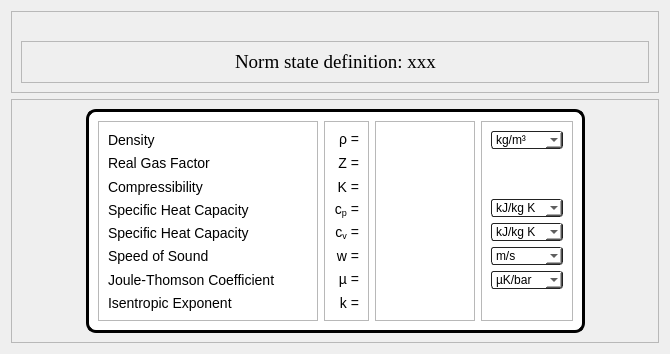
          <widget class="QWidget" name="pageNorm">
           <layout class="QVBoxLayout" name="verticalLayout_14">
            <item>
             <widget class="QFrame" name="frame_98">
              <property name="frameShape">
               <enum>QFrame::StyledPanel</enum>
              </property>
              <property name="frameShadow">
               <enum>QFrame::Raised</enum>
              </property>
              <layout class="QVBoxLayout" name="verticalLayout_12">
               <item>
                <spacer name="horizontalSpacer_6">
                 <property name="orientation">
                  <enum>Qt::Horizontal</enum>
                 </property>
                 <property name="sizeHint" stdset="0">
                  <size>
                   <width>404</width>
                   <height>20</height>
                  </size>
                 </property>
                </spacer>
               </item>
               <item>
                <widget class="QFrame" name="frame_14">
                 <property name="frameShape">
                  <enum>QFrame::StyledPanel</enum>
                 </property>
                 <property name="frameShadow">
                  <enum>QFrame::Raised</enum>
                 </property>
                 <layout class="QHBoxLayout" name="horizontalLayout_35">
                  <item>
                   <spacer name="horizontalSpacer_13">
                    <property name="orientation">
                     <enum>Qt::Horizontal</enum>
                    </property>
                    <property name="sizeHint" stdset="0">
                     <size>
                      <width>203</width>
                      <height>20</height>
                     </size>
                    </property>
                   </spacer>
                  </item>
                  <item>
                   <widget class="QLabel" name="labelNormStateDef">
                    <property name="font">
                     <font>
                      <family>Times New Roman</family>
                      <pointsize>14</pointsize>
                     </font>
                    </property>
                    <property name="text">
                     <string>&lt;html&gt;&lt;head/&gt;&lt;body&gt;&lt;p&gt;&lt;span style=&quot; font-size:14pt;&quot;&gt;Norm state definition: xxx&lt;/span&gt;&lt;/p&gt;&lt;/body&gt;&lt;/html&gt;</string>
                    </property>
                   </widget>
                  </item>
                  <item>
                   <spacer name="horizontalSpacer_14">
                    <property name="orientation">
                     <enum>Qt::Horizontal</enum>
                    </property>
                    <property name="sizeHint" stdset="0">
                     <size>
                      <width>203</width>
                      <height>20</height>
                     </size>
                    </property>
                   </spacer>
                  </item>
                 </layout>
                </widget>
               </item>
              </layout>
             </widget>
            </item>
            <item>
             <widget class="QFrame" name="frame_13">
              <property name="frameShape">
               <enum>QFrame::StyledPanel</enum>
              </property>
              <property name="frameShadow">
               <enum>QFrame::Raised</enum>
              </property>
              <layout class="QHBoxLayout" name="horizontalLayout_32">
               <item>
                <spacer name="horizontalSpacer_12">
                 <property name="orientation">
                  <enum>Qt::Horizontal</enum>
                 </property>
                 <property name="sizeHint" stdset="0">
                  <size>
                   <width>65</width>
                   <height>20</height>
                  </size>
                 </property>
                </spacer>
               </item>
               <item>
                <widget class="QFrame" name="frameNorm">
                 <property name="styleSheet">
                  <string notr="true">QLabel {
	font-size: 14px;
}

#frameNorm {
	border: 3px solid black;
	border-radius: 10px;
	background: white;
}</string>
                 </property>
                 <property name="frameShape">
                  <enum>QFrame::StyledPanel</enum>
                 </property>
                 <property name="frameShadow">
                  <enum>QFrame::Raised</enum>
                 </property>
                 <layout class="QHBoxLayout" name="horizontalLayout_20">
                  <item>
                   <widget class="QFrame" name="frame_71">
                    <property name="minimumSize">
                     <size>
                      <width>220</width>
                      <height>0</height>
                     </size>
                    </property>
                    <property name="frameShape">
                     <enum>QFrame::StyledPanel</enum>
                    </property>
                    <property name="frameShadow">
                     <enum>QFrame::Raised</enum>
                    </property>
                    <layout class="QVBoxLayout" name="verticalLayout_60">
                     <item>
                      <widget class="QLabel" name="label_116">
                       <property name="font">
                        <font>
                         <pointsize>-1</pointsize>
                        </font>
                       </property>
                       <property name="text">
                        <string>Density</string>
                       </property>
                      </widget>
                     </item>
                     <item>
                      <widget class="QLabel" name="label_120">
                       <property name="font">
                        <font>
                         <pointsize>-1</pointsize>
                        </font>
                       </property>
                       <property name="text">
                        <string>Real Gas Factor</string>
                       </property>
                      </widget>
                     </item>
                     <item>
                      <widget class="QLabel" name="label_117">
                       <property name="font">
                        <font>
                         <pointsize>-1</pointsize>
                        </font>
                       </property>
                       <property name="text">
                        <string>Compressibility</string>
                       </property>
                      </widget>
                     </item>
                     <item>
                      <widget class="QLabel" name="label_121">
                       <property name="font">
                        <font>
                         <pointsize>-1</pointsize>
                        </font>
                       </property>
                       <property name="text">
                        <string>Specific Heat Capacity</string>
                       </property>
                      </widget>
                     </item>
                     <item>
                      <widget class="QLabel" name="label_122">
                       <property name="font">
                        <font>
                         <pointsize>-1</pointsize>
                        </font>
                       </property>
                       <property name="text">
                        <string>Specific Heat Capacity</string>
                       </property>
                      </widget>
                     </item>
                     <item>
                      <widget class="QLabel" name="label_118">
                       <property name="font">
                        <font>
                         <pointsize>-1</pointsize>
                        </font>
                       </property>
                       <property name="text">
                        <string>Speed of Sound</string>
                       </property>
                      </widget>
                     </item>
                     <item>
                      <widget class="QLabel" name="label_119">
                       <property name="font">
                        <font>
                         <pointsize>-1</pointsize>
                        </font>
                       </property>
                       <property name="text">
                        <string>Joule-Thomson Coefficient</string>
                       </property>
                      </widget>
                     </item>
                     <item>
                      <widget class="QLabel" name="label_123">
                       <property name="font">
                        <font>
                         <pointsize>-1</pointsize>
                        </font>
                       </property>
                       <property name="text">
                        <string>Isentropic Exponent</string>
                       </property>
                      </widget>
                     </item>
                    </layout>
                   </widget>
                  </item>
                  <item>
                   <widget class="QFrame" name="frame_72">
                    <property name="frameShape">
                     <enum>QFrame::StyledPanel</enum>
                    </property>
                    <property name="frameShadow">
                     <enum>QFrame::Raised</enum>
                    </property>
                    <layout class="QVBoxLayout" name="verticalLayout_61">
                     <item>
                      <widget class="QLabel" name="label_124">
                       <property name="font">
                        <font>
                         <pointsize>-1</pointsize>
                        </font>
                       </property>
                       <property name="text">
                        <string>&lt;html&gt;&lt;head/&gt;&lt;body&gt;&lt;p&gt;ρ =&lt;/p&gt;&lt;/body&gt;&lt;/html&gt;</string>
                       </property>
                       <property name="alignment">
                        <set>Qt::AlignRight|Qt::AlignTrailing|Qt::AlignVCenter</set>
                       </property>
                      </widget>
                     </item>
                     <item>
                      <widget class="QLabel" name="label_128">
                       <property name="font">
                        <font>
                         <pointsize>-1</pointsize>
                        </font>
                       </property>
                       <property name="text">
                        <string>Z =</string>
                       </property>
                       <property name="alignment">
                        <set>Qt::AlignRight|Qt::AlignTrailing|Qt::AlignVCenter</set>
                       </property>
                      </widget>
                     </item>
                     <item>
                      <widget class="QLabel" name="label_125">
                       <property name="font">
                        <font>
                         <pointsize>-1</pointsize>
                        </font>
                       </property>
                       <property name="text">
                        <string>K =</string>
                       </property>
                       <property name="alignment">
                        <set>Qt::AlignRight|Qt::AlignTrailing|Qt::AlignVCenter</set>
                       </property>
                      </widget>
                     </item>
                     <item>
                      <widget class="QLabel" name="label_129">
                       <property name="font">
                        <font>
                         <pointsize>-1</pointsize>
                        </font>
                       </property>
                       <property name="text">
                        <string>&lt;html&gt;&lt;head/&gt;&lt;body&gt;&lt;p&gt;c&lt;span style=&quot; vertical-align:sub;&quot;&gt;p&lt;/span&gt; =&lt;/p&gt;&lt;/body&gt;&lt;/html&gt;</string>
                       </property>
                       <property name="alignment">
                        <set>Qt::AlignRight|Qt::AlignTrailing|Qt::AlignVCenter</set>
                       </property>
                      </widget>
                     </item>
                     <item>
                      <widget class="QLabel" name="label_130">
                       <property name="font">
                        <font>
                         <pointsize>-1</pointsize>
                        </font>
                       </property>
                       <property name="text">
                        <string>&lt;html&gt;&lt;head/&gt;&lt;body&gt;&lt;p&gt;c&lt;span style=&quot; vertical-align:sub;&quot;&gt;v&lt;/span&gt; =&lt;/p&gt;&lt;/body&gt;&lt;/html&gt;</string>
                       </property>
                       <property name="alignment">
                        <set>Qt::AlignRight|Qt::AlignTrailing|Qt::AlignVCenter</set>
                       </property>
                      </widget>
                     </item>
                     <item>
                      <widget class="QLabel" name="label_127">
                       <property name="font">
                        <font>
                         <pointsize>-1</pointsize>
                        </font>
                       </property>
                       <property name="text">
                        <string>&lt;html&gt;&lt;head/&gt;&lt;body&gt;&lt;p&gt;w =&lt;/p&gt;&lt;/body&gt;&lt;/html&gt;</string>
                       </property>
                       <property name="alignment">
                        <set>Qt::AlignRight|Qt::AlignTrailing|Qt::AlignVCenter</set>
                       </property>
                      </widget>
                     </item>
                     <item>
                      <widget class="QLabel" name="label_126">
                       <property name="font">
                        <font>
                         <pointsize>-1</pointsize>
                        </font>
                       </property>
                       <property name="text">
                        <string>&lt;html&gt;&lt;head/&gt;&lt;body&gt;&lt;p&gt; µ =&lt;/p&gt;&lt;/body&gt;&lt;/html&gt;</string>
                       </property>
                       <property name="alignment">
                        <set>Qt::AlignRight|Qt::AlignTrailing|Qt::AlignVCenter</set>
                       </property>
                      </widget>
                     </item>
                     <item>
                      <widget class="QLabel" name="label_131">
                       <property name="font">
                        <font>
                         <pointsize>-1</pointsize>
                        </font>
                       </property>
                       <property name="text">
                        <string>k =</string>
                       </property>
                       <property name="alignment">
                        <set>Qt::AlignRight|Qt::AlignTrailing|Qt::AlignVCenter</set>
                       </property>
                      </widget>
                     </item>
                    </layout>
                   </widget>
                  </item>
                  <item>
                   <widget class="QFrame" name="frame_73">
                    <property name="minimumSize">
                     <size>
                      <width>100</width>
                      <height>0</height>
                     </size>
                    </property>
                    <property name="frameShape">
                     <enum>QFrame::StyledPanel</enum>
                    </property>
                    <property name="frameShadow">
                     <enum>QFrame::Raised</enum>
                    </property>
                    <layout class="QVBoxLayout" name="verticalLayout_62">
                     <item>
                      <widget class="QLabel" name="labelNormVal_rho">
                       <property name="font">
                        <font>
                         <pointsize>-1</pointsize>
                        </font>
                       </property>
                       <property name="text">
                        <string>&lt;html&gt;&lt;head/&gt;&lt;body&gt;&lt;p/&gt;&lt;/body&gt;&lt;/html&gt;</string>
                       </property>
                       <property name="alignment">
                        <set>Qt::AlignRight|Qt::AlignTrailing|Qt::AlignVCenter</set>
                       </property>
                       <property name="textInteractionFlags">
                        <set>Qt::LinksAccessibleByMouse|Qt::TextSelectableByMouse</set>
                       </property>
                      </widget>
                     </item>
                     <item>
                      <widget class="QLabel" name="labelNormVal_Z">
                       <property name="font">
                        <font>
                         <pointsize>-1</pointsize>
                        </font>
                       </property>
                       <property name="text">
                        <string>&lt;html&gt;&lt;head/&gt;&lt;body&gt;&lt;p/&gt;&lt;/body&gt;&lt;/html&gt;</string>
                       </property>
                       <property name="alignment">
                        <set>Qt::AlignRight|Qt::AlignTrailing|Qt::AlignVCenter</set>
                       </property>
                       <property name="textInteractionFlags">
                        <set>Qt::LinksAccessibleByMouse|Qt::TextSelectableByMouse</set>
                       </property>
                      </widget>
                     </item>
                     <item>
                      <widget class="QLabel" name="labelNormVal_K">
                       <property name="font">
                        <font>
                         <pointsize>-1</pointsize>
                        </font>
                       </property>
                       <property name="text">
                        <string>&lt;html&gt;&lt;head/&gt;&lt;body&gt;&lt;p/&gt;&lt;/body&gt;&lt;/html&gt;</string>
                       </property>
                       <property name="alignment">
                        <set>Qt::AlignRight|Qt::AlignTrailing|Qt::AlignVCenter</set>
                       </property>
                       <property name="textInteractionFlags">
                        <set>Qt::LinksAccessibleByMouse|Qt::TextSelectableByMouse</set>
                       </property>
                      </widget>
                     </item>
                     <item>
                      <widget class="QLabel" name="labelNormVal_cp">
                       <property name="font">
                        <font>
                         <pointsize>-1</pointsize>
                        </font>
                       </property>
                       <property name="text">
                        <string>&lt;html&gt;&lt;head/&gt;&lt;body&gt;&lt;p/&gt;&lt;/body&gt;&lt;/html&gt;</string>
                       </property>
                       <property name="alignment">
                        <set>Qt::AlignRight|Qt::AlignTrailing|Qt::AlignVCenter</set>
                       </property>
                       <property name="textInteractionFlags">
                        <set>Qt::LinksAccessibleByMouse|Qt::TextSelectableByMouse</set>
                       </property>
                      </widget>
                     </item>
                     <item>
                      <widget class="QLabel" name="labelNormVal_cv">
                       <property name="font">
                        <font>
                         <pointsize>-1</pointsize>
                        </font>
                       </property>
                       <property name="text">
                        <string>&lt;html&gt;&lt;head/&gt;&lt;body&gt;&lt;p/&gt;&lt;/body&gt;&lt;/html&gt;</string>
                       </property>
                       <property name="alignment">
                        <set>Qt::AlignRight|Qt::AlignTrailing|Qt::AlignVCenter</set>
                       </property>
                       <property name="textInteractionFlags">
                        <set>Qt::LinksAccessibleByMouse|Qt::TextSelectableByMouse</set>
                       </property>
                      </widget>
                     </item>
                     <item>
                      <widget class="QLabel" name="labelNormVal_w">
                       <property name="font">
                        <font>
                         <pointsize>-1</pointsize>
                        </font>
                       </property>
                       <property name="text">
                        <string>&lt;html&gt;&lt;head/&gt;&lt;body&gt;&lt;p/&gt;&lt;/body&gt;&lt;/html&gt;</string>
                       </property>
                       <property name="alignment">
                        <set>Qt::AlignRight|Qt::AlignTrailing|Qt::AlignVCenter</set>
                       </property>
                       <property name="textInteractionFlags">
                        <set>Qt::LinksAccessibleByMouse|Qt::TextSelectableByMouse</set>
                       </property>
                      </widget>
                     </item>
                     <item>
                      <widget class="QLabel" name="labelNormVal_mu">
                       <property name="font">
                        <font>
                         <pointsize>-1</pointsize>
                        </font>
                       </property>
                       <property name="text">
                        <string>&lt;html&gt;&lt;head/&gt;&lt;body&gt;&lt;p/&gt;&lt;/body&gt;&lt;/html&gt;</string>
                       </property>
                       <property name="alignment">
                        <set>Qt::AlignRight|Qt::AlignTrailing|Qt::AlignVCenter</set>
                       </property>
                       <property name="textInteractionFlags">
                        <set>Qt::LinksAccessibleByMouse|Qt::TextSelectableByMouse</set>
                       </property>
                      </widget>
                     </item>
                     <item>
                      <widget class="QLabel" name="labelNormVal_k">
                       <property name="font">
                        <font>
                         <pointsize>-1</pointsize>
                        </font>
                       </property>
                       <property name="text">
                        <string>&lt;html&gt;&lt;head/&gt;&lt;body&gt;&lt;p/&gt;&lt;/body&gt;&lt;/html&gt;</string>
                       </property>
                       <property name="alignment">
                        <set>Qt::AlignRight|Qt::AlignTrailing|Qt::AlignVCenter</set>
                       </property>
                       <property name="textInteractionFlags">
                        <set>Qt::LinksAccessibleByMouse|Qt::TextSelectableByMouse</set>
                       </property>
                      </widget>
                     </item>
                    </layout>
                   </widget>
                  </item>
                  <item>
                   <widget class="QFrame" name="frame_74">
                    <property name="styleSheet">
                     <string notr="true">QComboBox
{   
    border: 1px solid #222;
    border-radius: 3;
}

QComboBox::drop-down
{
     color: white;     
 }

QComboBox QAbstractItemView
{
    border: 1px solid #222;
    color: black;
    selection-background-color: QLinearGradient(x1: 0, y1: 0, x2: 0, y2: 1, stop: 0 #696a6a, stop: 1 #212222);
}</string>
                    </property>
                    <property name="frameShape">
                     <enum>QFrame::StyledPanel</enum>
                    </property>
                    <property name="frameShadow">
                     <enum>QFrame::Raised</enum>
                    </property>
                    <layout class="QVBoxLayout" name="verticalLayout_63">
                     <item>
                      <widget class="QComboBox" name="comboBoxNormUnit_rho">
                       <property name="styleSheet">
                        <string notr="true">background-color: rgb(255, 255, 255);</string>
                       </property>
                       <item>
                        <property name="text">
                         <string>kg/m³</string>
                        </property>
                       </item>
                       <item>
                        <property name="text">
                         <string>lb/ft³</string>
                        </property>
                       </item>
                      </widget>
                     </item>
                     <item>
                      <widget class="QLabel" name="label_14">
                       <property name="text">
                        <string/>
                       </property>
                      </widget>
                     </item>
                     <item>
                      <widget class="QLabel" name="label_13">
                       <property name="text">
                        <string/>
                       </property>
                      </widget>
                     </item>
                     <item>
                      <widget class="QComboBox" name="comboBoxNormUnit_cp">
                       <property name="styleSheet">
                        <string notr="true">background-color: rgb(255, 255, 255);</string>
                       </property>
                       <item>
                        <property name="text">
                         <string>kJ/kg K</string>
                        </property>
                       </item>
                       <item>
                        <property name="text">
                         <string>BTU/lb °F</string>
                        </property>
                       </item>
                      </widget>
                     </item>
                     <item>
                      <widget class="QComboBox" name="comboBoxNormUnit_cv">
                       <property name="styleSheet">
                        <string notr="true">background-color: rgb(255, 255, 255);</string>
                       </property>
                       <item>
                        <property name="text">
                         <string>kJ/kg K</string>
                        </property>
                       </item>
                       <item>
                        <property name="text">
                         <string>BTU/lb °F</string>
                        </property>
                       </item>
                      </widget>
                     </item>
                     <item>
                      <widget class="QComboBox" name="comboBoxNormUnit_w">
                       <property name="styleSheet">
                        <string notr="true">background-color: rgb(255, 255, 255);</string>
                       </property>
                       <item>
                        <property name="text">
                         <string>m/s</string>
                        </property>
                       </item>
                       <item>
                        <property name="text">
                         <string>ft/s</string>
                        </property>
                       </item>
                      </widget>
                     </item>
                     <item>
                      <widget class="QComboBox" name="comboBoxNormUnit_mu">
                       <property name="styleSheet">
                        <string notr="true">background-color: rgb(255, 255, 255);</string>
                       </property>
                       <item>
                        <property name="text">
                         <string>µK/bar</string>
                        </property>
                       </item>
                       <item>
                        <property name="text">
                         <string>µ°F/psi</string>
                        </property>
                       </item>
                      </widget>
                     </item>
                     <item>
                      <widget class="QLabel" name="label_15">
                       <property name="text">
                        <string/>
                       </property>
                      </widget>
                     </item>
                    </layout>
                   </widget>
                  </item>
                 </layout>
                </widget>
               </item>
               <item>
                <spacer name="horizontalSpacer_11">
                 <property name="orientation">
                  <enum>Qt::Horizontal</enum>
                 </property>
                 <property name="sizeHint" stdset="0">
                  <size>
                   <width>64</width>
                   <height>20</height>
                  </size>
                 </property>
                </spacer>
               </item>
              </layout>
             </widget>
            </item>
           </layout>
           <zorder>frame_13</zorder>
           <zorder>frame_98</zorder>
          </widget>
